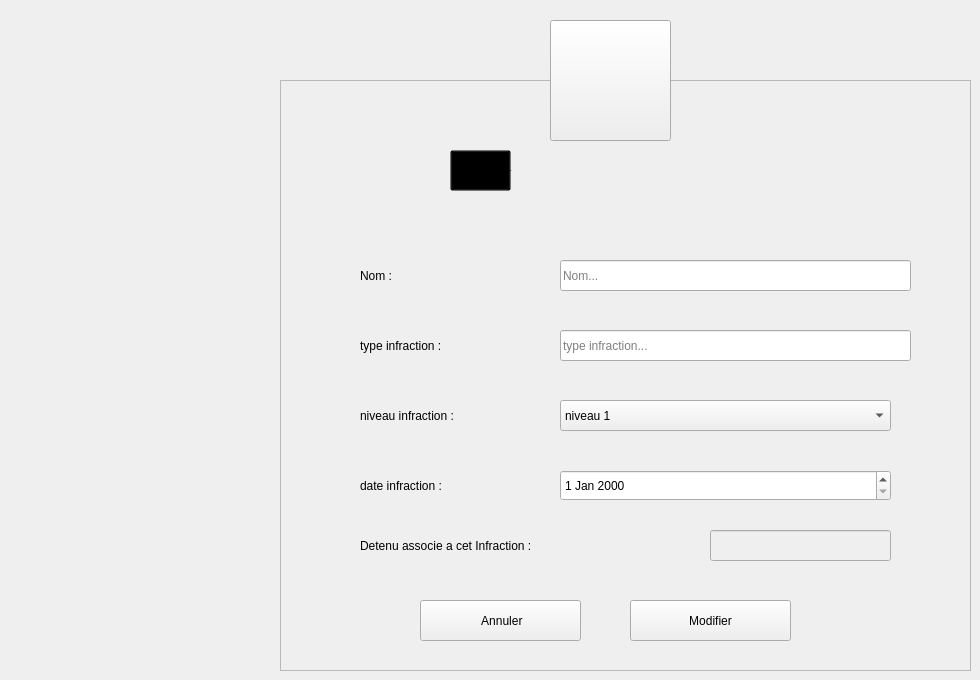
    <widget class="QWidget" name="Modifier_infraction">
     <widget class="QFrame" name="frame_5">
      <property name="geometry">
       <rect>
        <x>280</x>
        <y>80</y>
        <width>691</width>
        <height>591</height>
       </rect>
      </property>
      <property name="styleSheet">
       <string notr="true"/>
      </property>
      <property name="frameShape">
       <enum>QFrame::StyledPanel</enum>
      </property>
      <property name="frameShadow">
       <enum>QFrame::Raised</enum>
      </property>
      <widget class="QLabel" name="L_modifierInfraction">
       <property name="geometry">
        <rect>
         <x>220</x>
         <y>70</y>
         <width>281</width>
         <height>41</height>
        </rect>
       </property>
       <property name="font">
        <font>
         <family>century gothic</family>
         <pointsize>-1</pointsize>
         <weight>75</weight>
         <bold>true</bold>
        </font>
       </property>
       <property name="styleSheet">
        <string notr="true">background: transparent;</string>
       </property>
       <property name="text">
        <string>Modifier une Infraction</string>
       </property>
      </widget>
      <widget class="QLabel" name="L_ANomIntervenant_2">
       <property name="geometry">
        <rect>
         <x>80</x>
         <y>180</y>
         <width>121</width>
         <height>31</height>
        </rect>
       </property>
       <property name="styleSheet">
        <string notr="true">background: transparent;</string>
       </property>
       <property name="text">
        <string>Nom :</string>
       </property>
      </widget>
      <widget class="QLabel" name="L_APrenomIntervenant_2">
       <property name="geometry">
        <rect>
         <x>80</x>
         <y>250</y>
         <width>171</width>
         <height>31</height>
        </rect>
       </property>
       <property name="styleSheet">
        <string notr="true">background: transparent;</string>
       </property>
       <property name="text">
        <string>type infraction :</string>
       </property>
      </widget>
      <widget class="QLabel" name="L_ALocalIntervenant_3">
       <property name="geometry">
        <rect>
         <x>80</x>
         <y>320</y>
         <width>201</width>
         <height>31</height>
        </rect>
       </property>
       <property name="styleSheet">
        <string notr="true">background: transparent;</string>
       </property>
       <property name="text">
        <string>niveau infraction :</string>
       </property>
      </widget>
      <widget class="QLineEdit" name="LE_MNomInfraction">
       <property name="geometry">
        <rect>
         <x>280</x>
         <y>180</y>
         <width>351</width>
         <height>31</height>
        </rect>
       </property>
       <property name="placeholderText">
        <string>Nom...</string>
       </property>
      </widget>
      <widget class="QLineEdit" name="LE_MTypeInfraction">
       <property name="geometry">
        <rect>
         <x>280</x>
         <y>250</y>
         <width>351</width>
         <height>31</height>
        </rect>
       </property>
       <property name="placeholderText">
        <string>type infraction...</string>
       </property>
      </widget>
      <widget class="QPushButton" name="B_MConfirmerInfraction">
       <property name="geometry">
        <rect>
         <x>350</x>
         <y>520</y>
         <width>161</width>
         <height>41</height>
        </rect>
       </property>
       <property name="cursor">
        <cursorShape>PointingHandCursor</cursorShape>
       </property>
       <property name="text">
        <string>Modifier</string>
       </property>
       <property name="icon">
        <iconset>
         <normaloff>:/Recources/Images/confirm.png</normaloff>:/Recources/Images/confirm.png</iconset>
       </property>
       <property name="iconSize">
        <size>
         <width>20</width>
         <height>20</height>
        </size>
       </property>
      </widget>
      <widget class="QPushButton" name="B_MAnnulerInfraction">
       <property name="geometry">
        <rect>
         <x>140</x>
         <y>520</y>
         <width>161</width>
         <height>41</height>
        </rect>
       </property>
       <property name="cursor">
        <cursorShape>PointingHandCursor</cursorShape>
       </property>
       <property name="styleSheet">
        <string notr="true"/>
       </property>
       <property name="text">
        <string> Annuler</string>
       </property>
       <property name="icon">
        <iconset>
         <normaloff>:/Recources/Images/close.png</normaloff>:/Recources/Images/close.png</iconset>
       </property>
       <property name="iconSize">
        <size>
         <width>16</width>
         <height>16</height>
        </size>
       </property>
      </widget>
      <widget class="QToolButton" name="toolButton_6">
       <property name="geometry">
        <rect>
         <x>170</x>
         <y>70</y>
         <width>61</width>
         <height>41</height>
        </rect>
       </property>
       <property name="styleSheet">
        <string notr="true">background: transparent;</string>
       </property>
       <property name="text">
        <string/>
       </property>
       <property name="icon">
        <iconset>
         <normaloff>:/Recources/Images/add-user.png</normaloff>:/Recources/Images/add-user.png</iconset>
       </property>
       <property name="iconSize">
        <size>
         <width>30</width>
         <height>30</height>
        </size>
       </property>
      </widget>
      <widget class="QLabel" name="L_ACinIntAlert_2">
       <property name="geometry">
        <rect>
         <x>240</x>
         <y>170</y>
         <width>351</width>
         <height>21</height>
        </rect>
       </property>
       <property name="styleSheet">
        <string notr="true">background: transparent;
font-size: 12px;</string>
       </property>
       <property name="text">
        <string/>
       </property>
      </widget>
      <widget class="QLabel" name="L_MNomIntAlert">
       <property name="geometry">
        <rect>
         <x>240</x>
         <y>230</y>
         <width>351</width>
         <height>21</height>
        </rect>
       </property>
       <property name="styleSheet">
        <string notr="true">background: transparent;
font-size: 12px;</string>
       </property>
       <property name="text">
        <string/>
       </property>
      </widget>
      <widget class="QLabel" name="L_APrenomIntAlert_2">
       <property name="geometry">
        <rect>
         <x>240</x>
         <y>290</y>
         <width>351</width>
         <height>21</height>
        </rect>
       </property>
       <property name="styleSheet">
        <string notr="true">background: transparent;
font-size: 12px;</string>
       </property>
       <property name="text">
        <string/>
       </property>
      </widget>
      <widget class="QLabel" name="L_ALocalIntAlert_2">
       <property name="geometry">
        <rect>
         <x>240</x>
         <y>350</y>
         <width>351</width>
         <height>21</height>
        </rect>
       </property>
       <property name="styleSheet">
        <string notr="true">background: transparent;
font-size: 12px;</string>
       </property>
       <property name="text">
        <string/>
       </property>
      </widget>
      <widget class="QLabel" name="L_AMailIntAlert_2">
       <property name="geometry">
        <rect>
         <x>240</x>
         <y>410</y>
         <width>351</width>
         <height>21</height>
        </rect>
       </property>
       <property name="styleSheet">
        <string notr="true">background: transparent;
font-size: 12px;</string>
       </property>
       <property name="text">
        <string/>
       </property>
      </widget>
      <widget class="QComboBox" name="CB_MNivInfraction">
       <property name="geometry">
        <rect>
         <x>280</x>
         <y>320</y>
         <width>331</width>
         <height>31</height>
        </rect>
       </property>
       <item>
        <property name="text">
         <string>niveau 1</string>
        </property>
       </item>
       <item>
        <property name="text">
         <string>niveau 2</string>
        </property>
       </item>
       <item>
        <property name="text">
         <string>niveau 3 </string>
        </property>
       </item>
      </widget>
      <widget class="QLabel" name="L_ALocalIntervenant_4">
       <property name="geometry">
        <rect>
         <x>80</x>
         <y>390</y>
         <width>191</width>
         <height>31</height>
        </rect>
       </property>
       <property name="styleSheet">
        <string notr="true">background: transparent;</string>
       </property>
       <property name="text">
        <string>date infraction :</string>
       </property>
      </widget>
      <widget class="QDateEdit" name="DE_MDatInfraction">
       <property name="geometry">
        <rect>
         <x>280</x>
         <y>390</y>
         <width>331</width>
         <height>31</height>
        </rect>
       </property>
      </widget>
      <widget class="QLineEdit" name="LE_MDetInf">
       <property name="enabled">
        <bool>false</bool>
       </property>
       <property name="geometry">
        <rect>
         <x>430</x>
         <y>450</y>
         <width>181</width>
         <height>31</height>
        </rect>
       </property>
       <property name="placeholderText">
        <string/>
       </property>
      </widget>
      <widget class="QLabel" name="L_ALocalIntervenant_6">
       <property name="geometry">
        <rect>
         <x>80</x>
         <y>450</y>
         <width>361</width>
         <height>31</height>
        </rect>
       </property>
       <property name="styleSheet">
        <string notr="true">background: transparent;</string>
       </property>
       <property name="text">
        <string>Detenu associe a cet Infraction :</string>
       </property>
      </widget>
     </widget>
     <widget class="QToolButton" name="toolButton_5">
      <property name="geometry">
       <rect>
        <x>550</x>
        <y>20</y>
        <width>121</width>
        <height>121</height>
       </rect>
      </property>
      <property name="styleSheet">
       <string notr="true"/>
      </property>
      <property name="text">
       <string/>
      </property>
      <property name="icon">
       <iconset>
        <normaloff>:/Recources/Images/judge.png</normaloff>:/Recources/Images/judge.png</iconset>
      </property>
      <property name="iconSize">
       <size>
        <width>64</width>
        <height>64</height>
       </size>
      </property>
     </widget>
    </widget>
